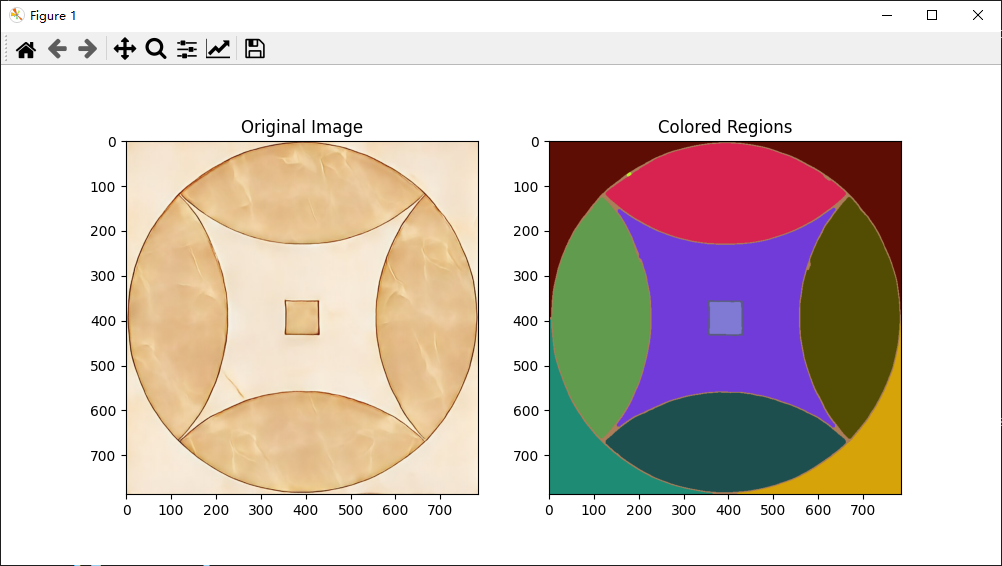
#> input picture img/Snipaste_2024-10-04_11-26-16.png, 1002 x 566 px; its folder holds only this picture in this run
$ python -i edge_v3.0.py   (imports and definitions only)
#> lines starting #> are read from the running program, lines starting #| are printed output that depends on the picture; after the words box and inside, x2 and y2 are one past the last pixel; in counts of white or black regions, pixels touching at a corner belong together
#> further down, picture is the input picture: shape (566, 1002, 3); mean B, G, R 193.9, 200.6, 213
import sys
import glob
import cv2
import numpy as np
from PyQt5.QtWidgets import QApplication, QMainWindow, QVBoxLayout, QFileDialog, QWidget, QPushButton
from PyQt5.QtGui import QPixmap
from matplotlib.backends.backend_qt5agg import FigureCanvasQTAgg as FigureCanvas
from matplotlib.figure import Figure
from ui_MainWindow import Ui_MainWindow  # 导入 Qt Designer 生成的界面

# [6 lines left out: function read_image_by_path, not called in this run]

def canny_edge_detector(image):

    if image.all():
        print("Error: 图像未找到")
        return False
    # 将图像转换为灰度
    gray = cv2.cvtColor(image, cv2.COLOR_BGR2GRAY)
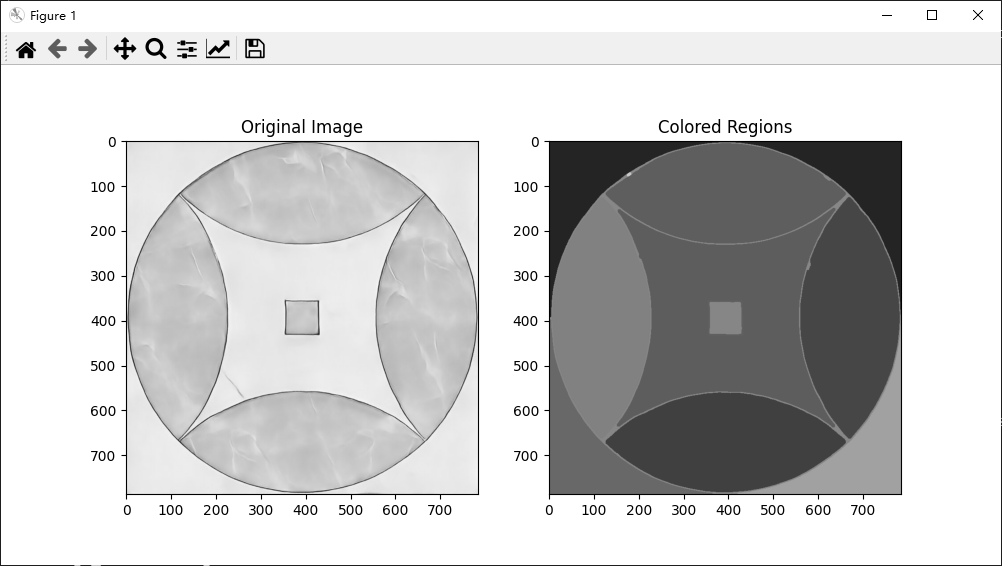
#> gray: shape (566, 1002); min 0, max 255, mean 203.5

    # 对图像进行高斯模糊处理，减少噪声的影响
    blurred = cv2.GaussianBlur(gray, (7, 7), 0)
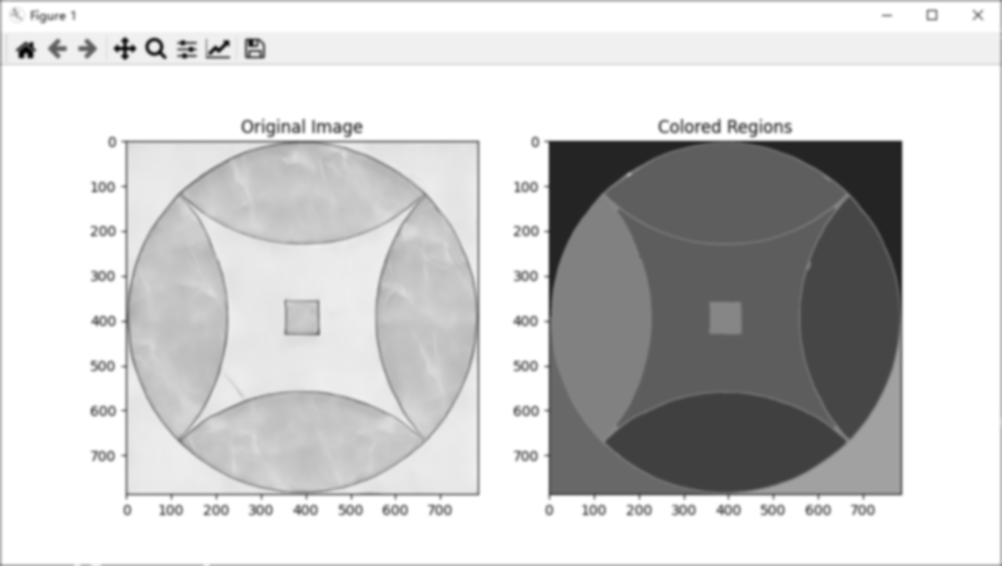
#> blurred: shape (566, 1002); min 4, max 255, mean 204

    # 应用Canny边缘检测
    edges = cv2.Canny(blurred, threshold1=50, threshold2=150)
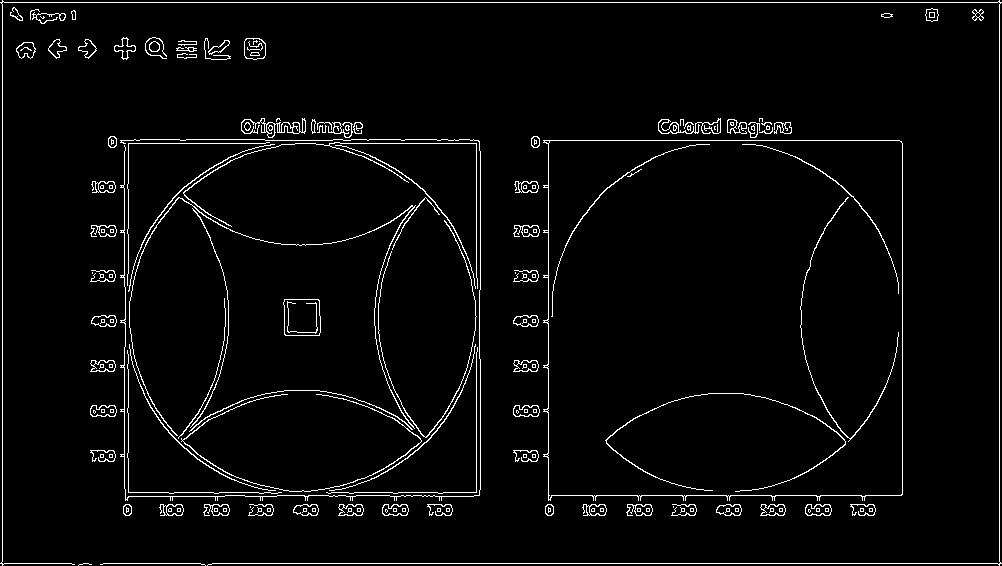
#> edges: shape (566, 1002); 3.4% white in thin lines or dots

    return edges

# [81 lines left out: functions segment_image, padding_part, not called in this run]

# [40 lines that did not run here, left out]


# [52 lines that did not run here, left out]

# [5 lines not run here, left out]

>>> import cv2
>>> picture = cv2.imread('../img/Snipaste_2024-10-04_11-26-16.png')
>>> result = canny_edge_detector(picture)

$ run again, on img/Snipaste_2024-10-04_11-29-09.png
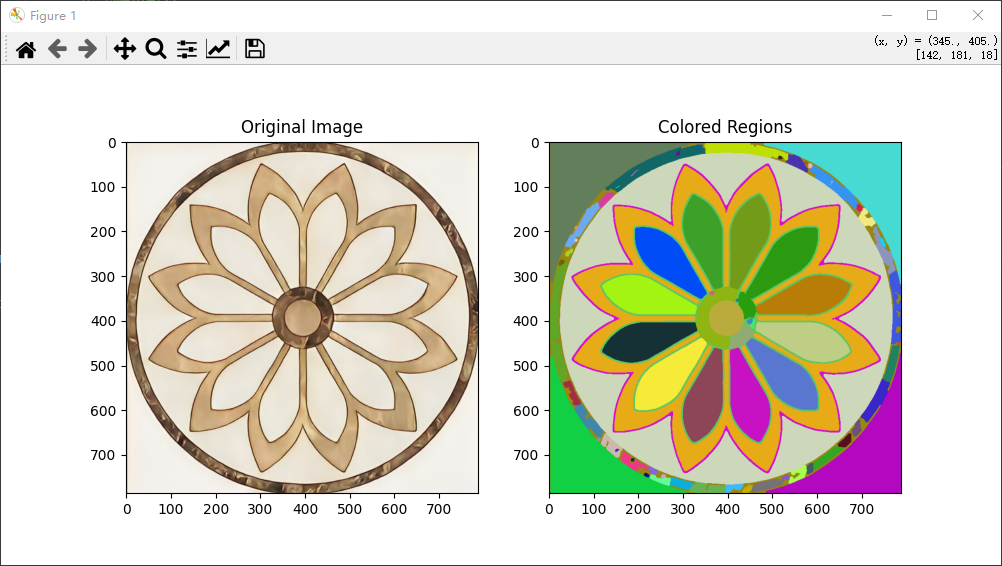
#> input picture img/Snipaste_2024-10-04_11-29-09.png, 1002 x 566 px
#> picture is the input picture: shape (566, 1002, 3); mean B, G, R 201.2, 216.1, 217.5
#> in canny_edge_detector, `blurred = cv2.GaussianBlur(gray, (7, 7), 0)`:
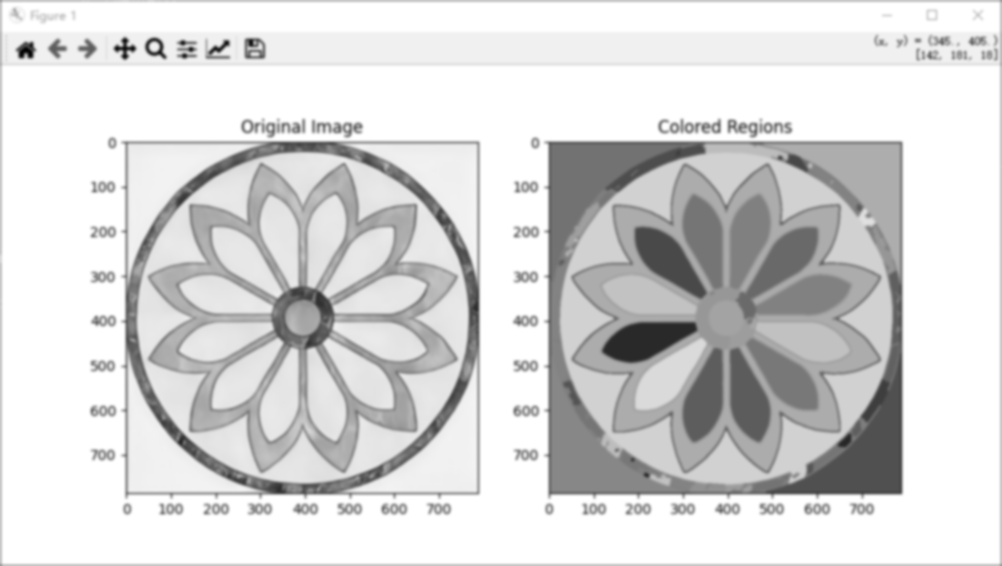
#> blurred: shape (566, 1002); min 4, max 255, mean 215.2
#> in canny_edge_detector, `edges = cv2.Canny(blurred, threshold1=50, threshold2=150)`:
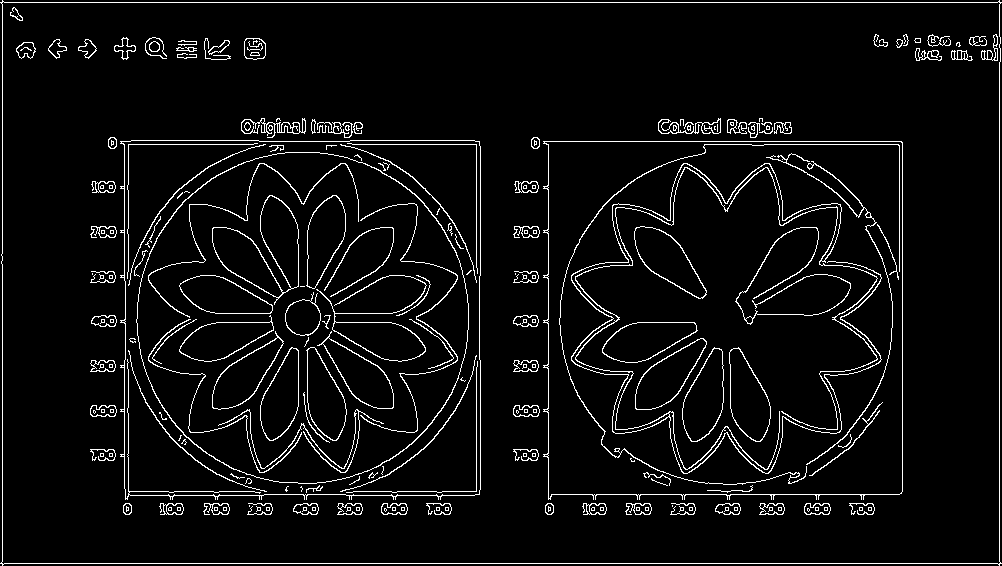
#> edges: shape (566, 1002); 5.2% white in thin lines or dots

$ run again, on img/Snipaste_2024-10-05_08-55-49.png
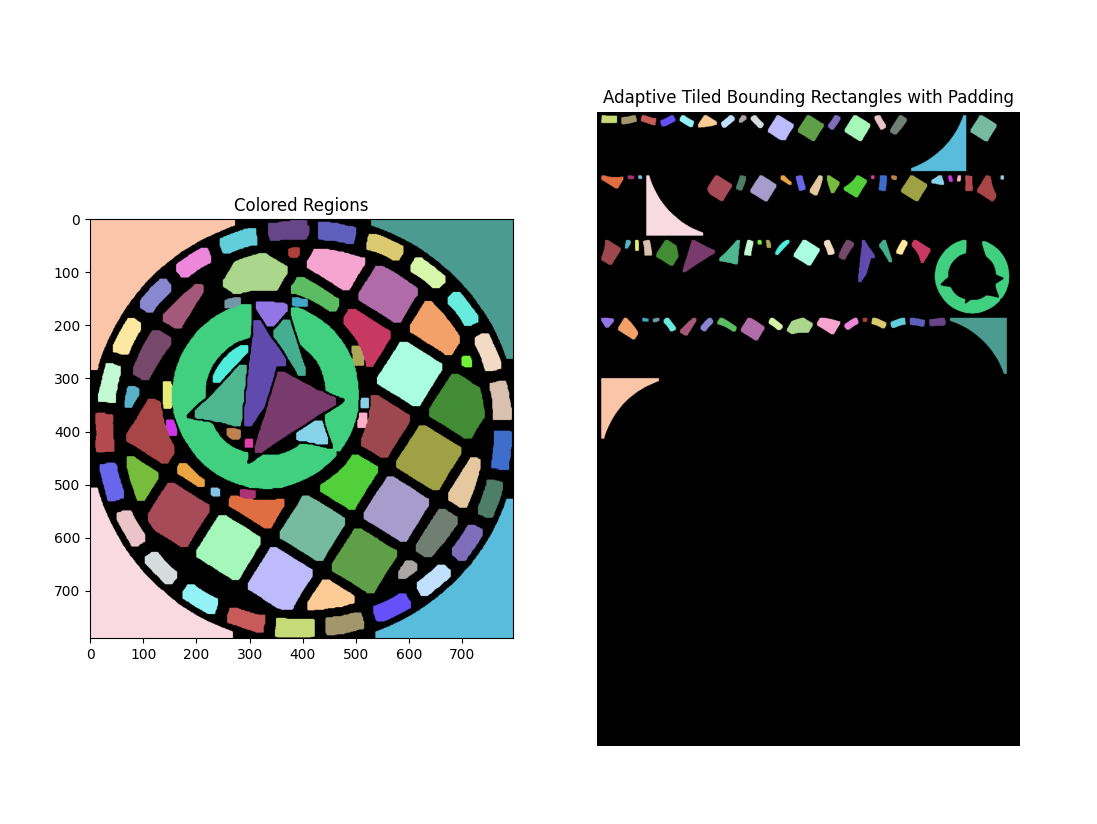
#> input picture img/Snipaste_2024-10-05_08-55-49.png, 1097 x 824 px
#> picture is the input picture: shape (824, 1097, 3); mean B, G, R 151.9, 154.1, 150.7
#> in canny_edge_detector, `gray = cv2.cvtColor(image, cv2.COLOR_BGR2GRAY)`:
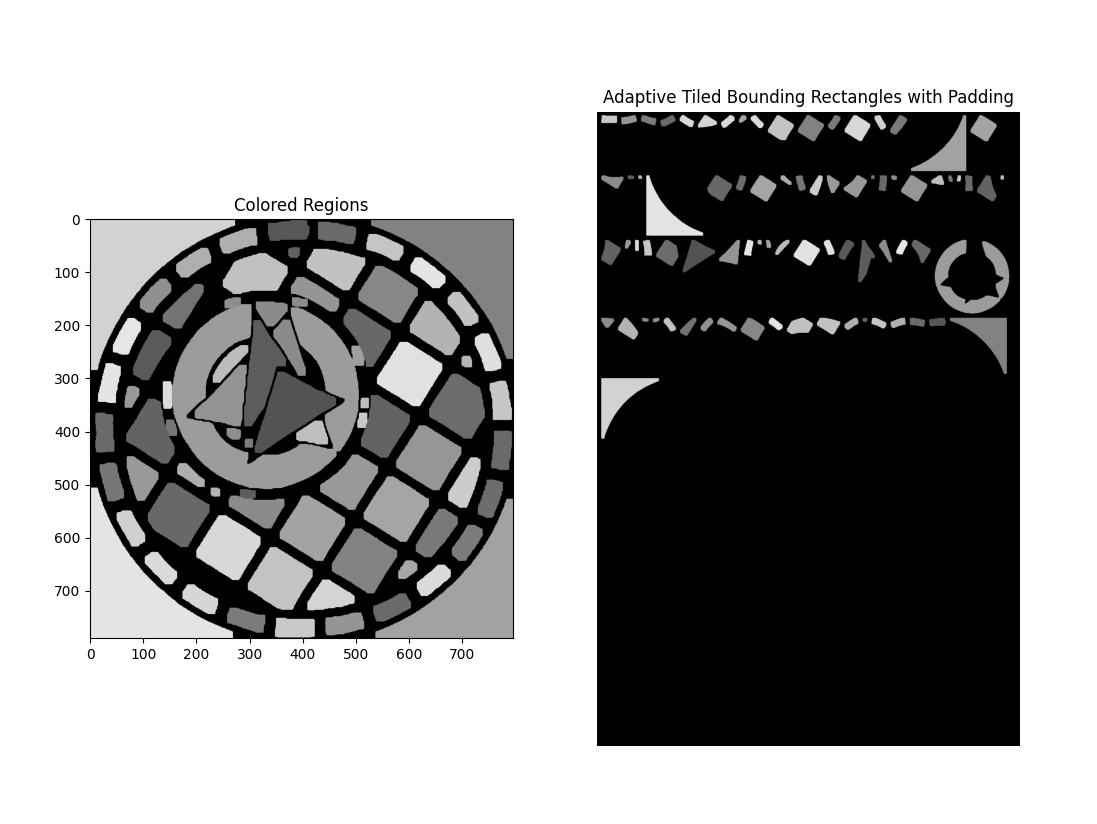
#> gray: shape (824, 1097); min 0, max 255, mean 152.8
#> in canny_edge_detector, `edges = cv2.Canny(blurred, threshold1=50, threshold2=150)`:
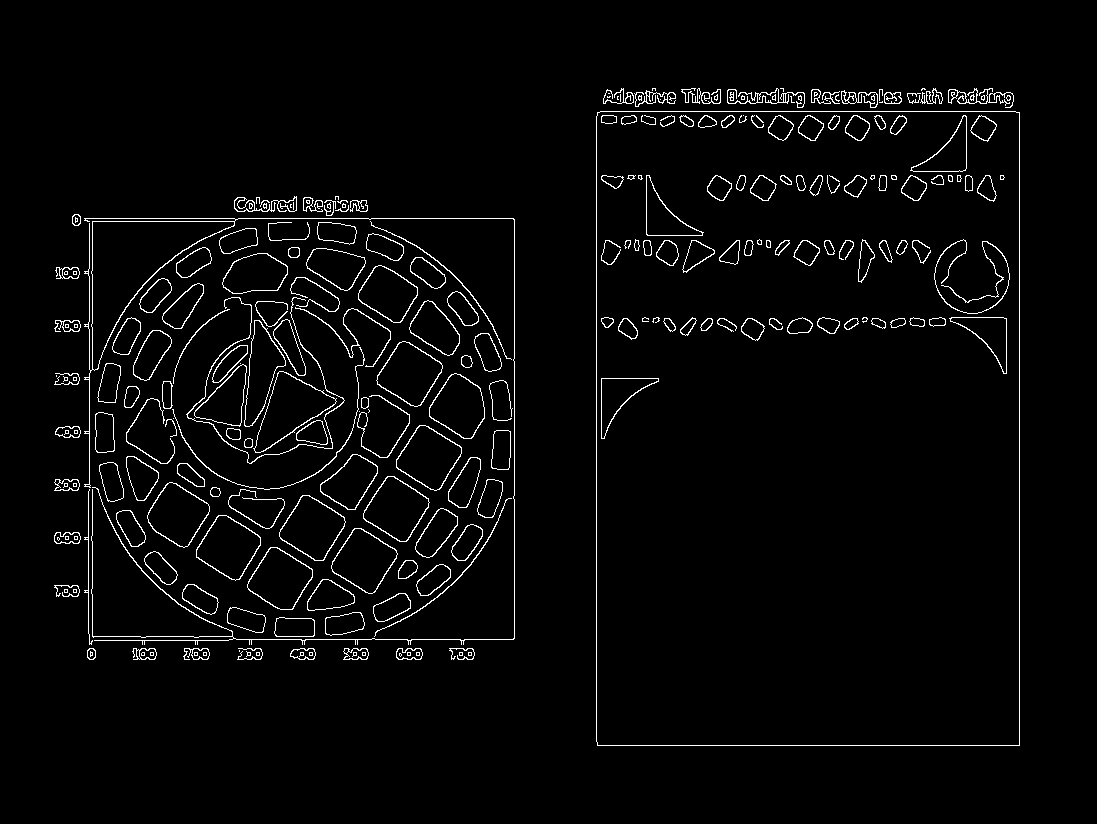
#> edges: shape (824, 1097); 2.9% white in thin lines or dots, all inside (x1, y1, x2, y2) = (54, 88, 1020, 746)
